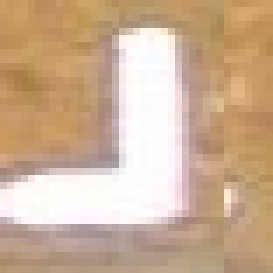
#> input picture Template images/crop1.JPG, 39 x 39 px, found by its file name (shown 7 times larger)
$ python petal.py
#> lines starting #> are read from the running program, lines starting #| are printed output that depends on the picture
#!/usr/bin/env python3
# -*- coding: utf-8 -*-
"""
Created on Mon Mar 18 18:20:13 2019

@author: pankhuri
"""
import cv2
import numpy as np
import glob

# [17 lines of commented-out code are left out]

def pre_pro(image):
    '''Perform image processing for enhancing the features of the images '''
    gray = cv2.cvtColor(image, cv2.COLOR_BGR2GRAY)
    #improving the contrast of image
    gray = cv2.equalizeHist(gray)
    #sharpening the image
    org_fil = cv2.bilateralFilter(gray, 7, 75, 75)
    k = np.array([[-1, -1, -1],[-1, 9,-1], [-1, -1, -1]])
    org_fil = cv2.filter2D(org_fil, -1, k)
    return org_fil


def detect(image):
    '''
        Implementation of ORB feature detector and descriptor
        The program takes colored image and return keypoint and descriptor matrix
    '''

    #preprossing image for final detection
    gray = pre_pro(image)
    orb = cv2.ORB_create(1000,1.2)
    # Determining key points
    keypoints = orb.detect(gray, None)
    # Obtaining the descriptors
    keypoints, descriptors = orb.compute(gray, keypoints)
    #print("Number of keypoints Detected: ", len(keypoints))
    return keypoints, descriptors

if __name__ == "__main__":
    #reading template image
    template = cv2.imread('crop1.JPG')
#> template is the input picture: shape (39, 39, 3); mean B, G, R 149, 175.8, 204
    #doubling the size and detecting features using ORB method
    template = cv2.pyrUp(template)
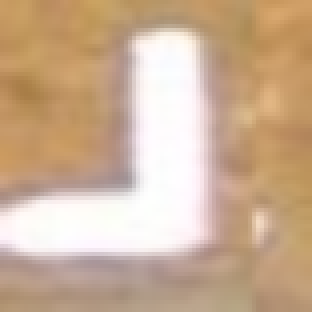
#> template: shape (78, 78, 3) (shown 4 times larger); mean B, G, R 149.1, 175.8, 204
    key1, des1 = detect(template)
#> in pre_pro, `gray = cv2.cvtColor(image, cv2.COLOR_BGR2GRAY)`:
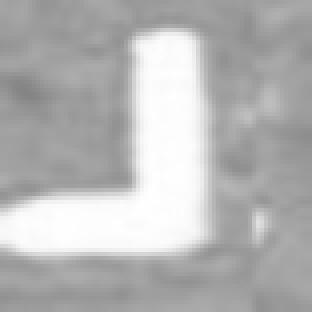
#> gray: shape (78, 78) (shown 4 times larger); min 132, max 255, mean 181.2
#> in pre_pro, `gray = cv2.equalizeHist(gray)`:
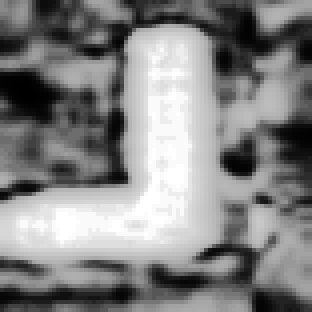
#> gray: shape (78, 78) (shown 4 times larger); min 0, max 255, mean 130.9
#> in pre_pro, `org_fil = cv2.bilateralFilter(gray, 7, 75, 75)`:
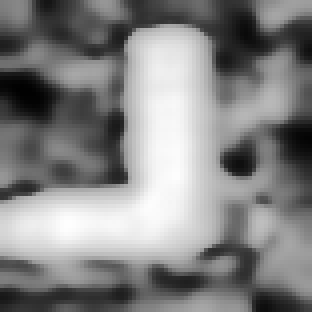
#> org_fil: shape (78, 78) (shown 4 times larger); min 1, max 254, mean 131.1
#> in pre_pro, `org_fil = cv2.filter2D(org_fil, -1, k)`:
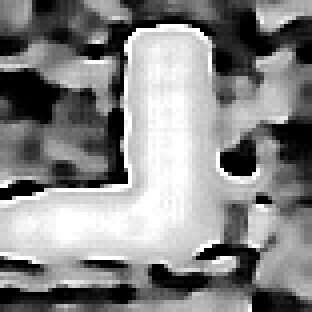
#> org_fil: shape (78, 78) (shown 4 times larger); min 0, max 255, mean 133.9
#> in detect, `keypoints = orb.detect(gray, None)`: keypoints = 2 keypoints; (x, y, size): (34, 46, 31), (36, 46, 31)
#> key1 has the same summary as keypoints in detect

    filenum = 0
    #reading other images in folder, after feature extraction matching with template features
    for filename in glob.glob('*.JPG'):
        #count of all files
        filenum += 1

        original = cv2.imread(filename)
        #original = cv2.imread('DSC01453.JPG')
        key2, des2 = detect(original)

        #matching using descriptor with brute force method
        #print(filename,", Features matched =", n)
        bf = cv2.BFMatcher(2)
        matches = bf.knnMatch(des1,des2, k=1)
        #print(filename,", Features matched =", n)
        #-- Filter matches using the Lowe's ratio test
        ratio_thresh = 0.75
        good_matches = []
        for m,n in matches:
            if m.distance < ratio_thresh * n.distance:
                good_matches.append(m)
                print(filename)
                print(good_matches)
        # get the corners from the first image (the object to be "detected")
#        [h,w,~] = size(template)
#        corners = [0 0; w 0; w h; 0 h]
#        display(corners)
#
#        #% apply the homography to the corner points of the box
#        p = cv.perspectiveTransform(corners, H);
#        display(p)

#'''Uncomment the following lines for reviewing matched features'''
#        #stacking images side by side and drawing matched features
#        img3 = cv2.drawMatches(template, key1, original, key2, matches_pt, None, flags=2)
#        img3 = cv2.resize(img3, (960, 640))
#
#        cv2.imshow('matches', img3)
#        cv2.waitKey()
#        cv2.destroyAllWindows()

$ run again, with Template images/crop2.JPG copied over Template images/crop1.JPG
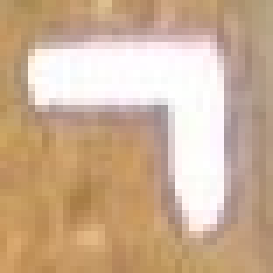
#> input picture Template images/crop2.JPG, 39 x 39 px, found by its file name (shown 7 times larger)
#> template is the input picture: shape (39, 39, 3); mean B, G, R 149, 175.8, 204.1
#> template: shape (78, 78, 3)
#> in pre_pro, `gray = cv2.cvtColor(image, cv2.COLOR_BGR2GRAY)`:
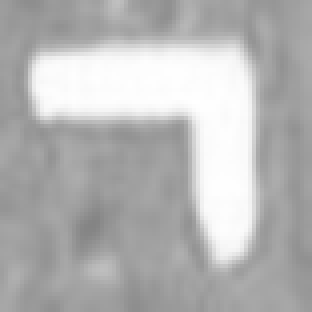
#> gray: shape (78, 78) (shown 4 times larger); min 132, max 255, mean 181.2
#> in pre_pro, `org_fil = cv2.filter2D(org_fil, -1, k)`:
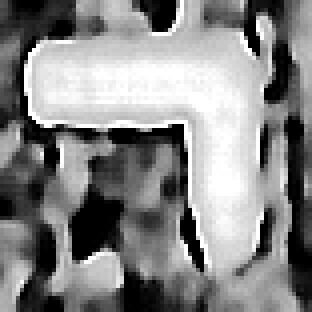
#> org_fil: shape (78, 78) (shown 4 times larger); min 0, max 255, mean 133.8
#> keypoints = 12 keypoints; strongest (x, y, size): (44, 32, 31), (36, 35, 31), (40, 37, 31), (40, 46, 31)
#> key1 has the same summary as keypoints in detect
